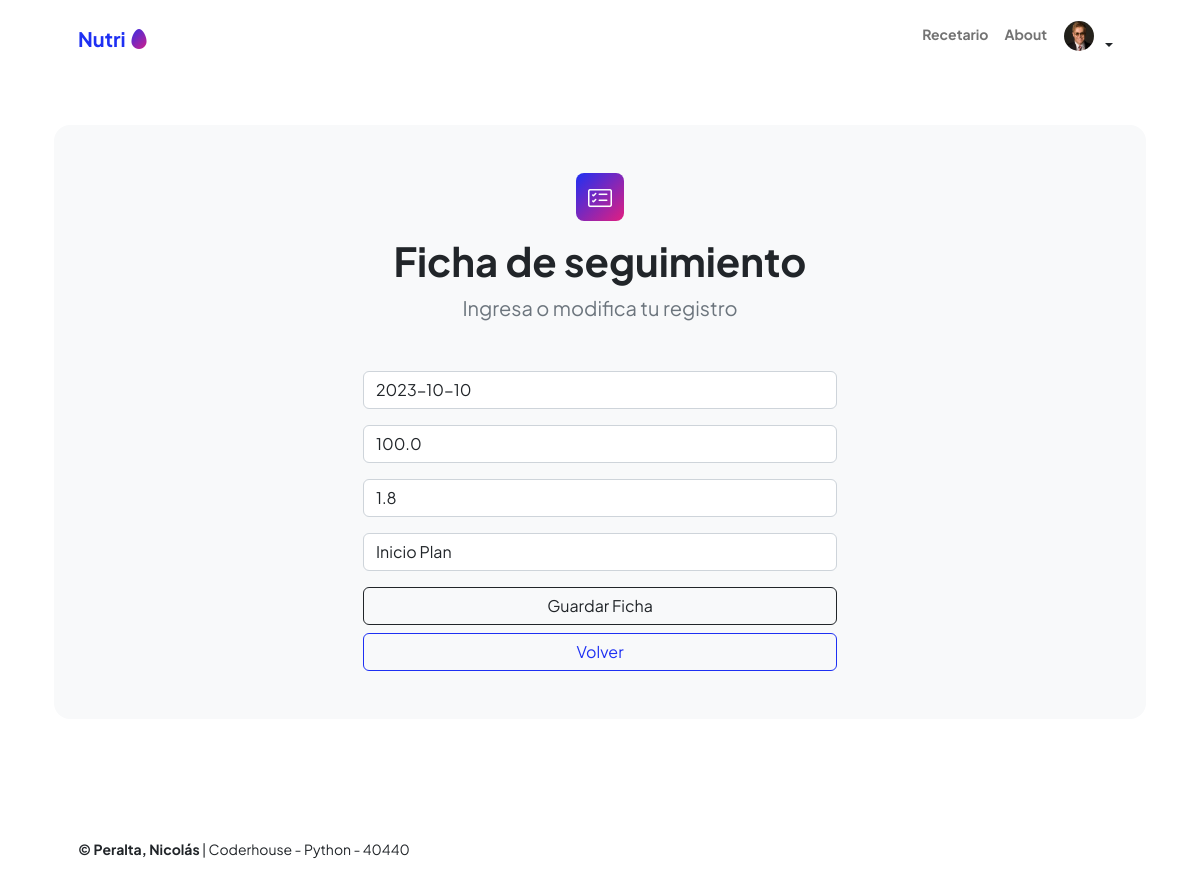
Screenshot of /ficha-editar/22/ (signed in) with the database file from the repository.
### pacientes/models.py (models this page shows, shortened)
class Avatar(models.Model):
   user = models.OneToOneField(User, on_delete=models.CASCADE, null=True)
   imagen = models.ImageField(upload_to='avatares', null=True, blank=True)

### agenda/models.py (models this page shows, shortened)
class ficha(models.Model):
    paciente = models.ForeignKey(User, on_delete=models.SET_NULL, null=True)
    fecha = models.DateField(null=True)
    peso=models.FloatField(null=True)
    talla=models.FloatField(null=True)
    imc=models.FloatField(null=True)
    observaciones=models.CharField(max_length=1000, blank=True)
    def imc(self):
        self.imc = self.peso / (self.talla ** 2)

### agenda/views.py (the view)
# urls.py: path('ficha-editar/<int:pk>/', views.vista_ficha_editar, name="ficha_editar"),
@login_required
def vista_ficha_editar(request, pk):
    dato = ficha.objects.get(id=pk)
    if request.method == "POST":
        formulario = form_ficha(request.POST)
        if formulario.is_valid():
            data = formulario.cleaned_data
            dato.paciente = request.user
            dato.fecha = data["fecha"]
            dato.peso = data["peso"]
            dato.talla = data["talla"]
            dato.observaciones = data["observaciones"]
            dato.save()
            url_exitosa = reverse('ficha')
            return redirect(url_exitosa)
    else:  # GET
        inicial = {
            'fecha': dato.fecha,
            'peso': dato.peso,
            'talla': dato.talla,
            'observaciones': dato.observaciones,
        }
        formulario = form_ficha(initial=inicial)
    return render(
        request=request,
        template_name='agenda/ficha_agregar.html',
        context={'formulario': formulario},
    )

### agenda/forms.py
class form_ficha(forms.Form):
    fecha = forms.DateField(required=True, label='', widget=forms.TextInput(attrs={'placeholder': 'Fecha control','class':'form-control'}))
    peso = forms.FloatField(required=True, label='', widget=forms.TextInput(attrs={'placeholder': 'Peso (kg)','class':'form-control'}))
    talla = forms.FloatField(required=True, label='', widget=forms.TextInput(attrs={'placeholder': 'Talla (m)','class':'form-control'}))
    observaciones = forms.CharField(max_length=200, label='', widget=forms.TextInput(attrs={'placeholder': 'Notas','class':'form-control'}))

### agenda/templates/agenda/ficha_agregar.html
{% extends 'agenda/base.html' %} {% block contenido%}
<div class="bg-light rounded-4 py-5 px-4 px-md-5">
  <div class="text-center mb-5">
    <div class="feature bg-primary bg-gradient-primary-to-secondary text-white rounded-3 mb-3"><i class="bi bi-card-checklist"></i></div>
        <h1 class="fw-bolder">Ficha de seguimiento</h1>
        <p class="lead fw-normal text-muted mb-0">Ingresa o modifica tu registro</p>
    </div>
  <div class="row gx-5 justify-content-center">
  <div class="col-lg-8 col-xl-6">
  <form method="post">
    {% csrf_token %} {{formulario.as_p}} {{formulario.errors}}
    <div class="d-grid">
      <input type="submit" class="btn btn-outline-dark mb-2" value="Guardar Ficha" />
      <a href="javascript:history.go(-1)" class="btn btn-outline-primary">Volver</a>
    </div>
  </form>
  </div>
  </div>
  </div>
</div>
{% endblock contenido%}

### agenda/templates/agenda/base.html (shortened to what this page needs)
{% load static %}
<!DOCTYPE html>
<html lang="en">
  <head>
    <link
      href="https://cdn.jsdelivr.net/npm/bootstrap-icons@1.8.1/font/bootstrap-icons.css"
      rel="stylesheet"
    />
    <link href="{% static 'css/styles.css' %}" rel="stylesheet" />
  </head>
  <body class="d-flex flex-column h-100">
    <main class="flex-shrink-0">
      <nav class="navbar navbar-expand-lg navbar-light bg-white py-3">
        <div class="container px-5">
          <a class="navbar-brand" href="{% url 'index' %}"
            ><span class="fw-bolder text-primary"
              >Nutri <i class="bi bi-egg-fill text-gradient"> </i></span
          ></a>
          <div class="collapse navbar-collapse" id="navbarSupportedContent">
            <ul class="navbar-nav ms-auto mb-2 mb-lg-0 small fw-bolder">
              <li class="nav-item">
                <a class="nav-link" href="{% url 'recetas' %}">Recetario</a>
              </li>
              <li class="nav-item">
                <a class="nav-link" href="{% url 'about' %}">About</a>
              </li>
              {% if user.is_authenticated %}
              <div class="dropdown "  >
                <button
                  class="btn btn-ligth btn-sm dropdown-toggle "
                  type="button"
                  data-bs-toggle="dropdown"
                  aria-haspopup="true"
                  aria-expanded="false"
                >
                    <div style="display: inline-flex;">
                      {% if user.avatar.imagen.url %}
                            <img src="{{ user.avatar.imagen.url }}" style="width: 30px; height: 30px; border-radius: 50%; margin-right: 5px;">
                      {% else %}
                            <img src="{%static 'img/avatar_default.png'%}" style="width: 30px; height: 30px; border-radius: 50%; margin-right: 5px;">
                      {% endif %}
                    </div>
                </button>
                  {% endif %}
              </div>
            </ul>
          </div>
        </div>
      </nav>
      <header class="py-5">
        <div class="container px-5 pb-5">
          <div class="row gx-5 align-items-center">
            {% block contenido%} {% endblock contenido%}
          </div>
      </header>
    </main>
    <footer class="bg-white py-4 mt-auto">
      <div class="container px-5">
        <div
          class="row align-items-center justify-content-between flex-column flex-sm-row"
        >
          <div class="col-auto">
            <div class="small m-0">
              <b> &copy; Peralta, Nicolás</b> | Coderhouse - Python - 40440
            </div>
          </div>
        </div>
      </div>
    </footer>
  </body>
</html>

### rows the page displays
ficha: fecha "2023-10-10", peso "100.0", talla "1.8", observaciones "Inicio Plan"
